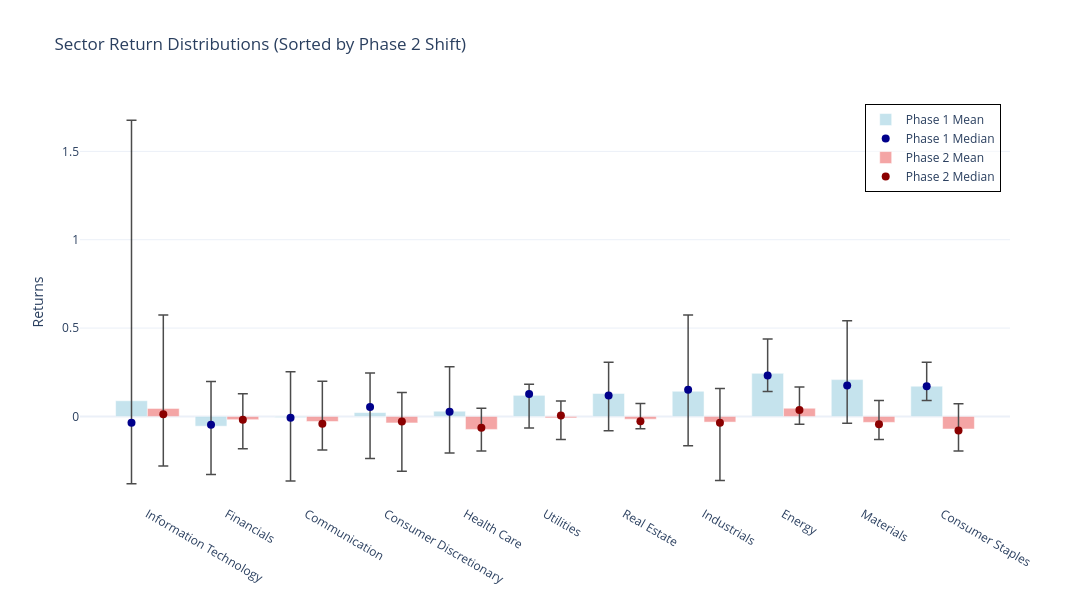

Notebook cell for this chart:
### Markdown cell above
## Aggregating the Sectorial Performance

We aggregate the Sectorial Performance, looking at median, mean and max just to see the

### Code cell
import plotly.graph_objects as go
import numpy as np

# Assuming agg_metrics is calculated and sorted as before
sectors = agg_metrics.index
x_base = np.arange(len(sectors)) # Create numeric base for exact placement
offset = 0.2 # The exact manual shift for Phase 1 (left) and Phase 2 (right)

fig = go.Figure()

# --- PHASE 1 TRACES (Shifted Left) ---
fig.add_trace(go.Bar(
    name='Phase 1 Mean', x=x_base - offset, y=agg_metrics['Phase 1 Return_mean'],
    marker_color='lightblue', opacity=0.7, width=0.4, textposition='none',
    error_y=dict(
        type='data', symmetric=False,
        array=agg_metrics['Phase 1 Return_max'] - agg_metrics['Phase 1 Return_mean'],
        arrayminus=agg_metrics['Phase 1 Return_mean'] - agg_metrics['Phase 1 Return_min'],
        color='black', thickness=1.5, width=5
    ),
    customdata=agg_metrics[['Phase 1 Return_median', 'Phase 1 Return_min', 'Phase 1 Return_max', 'Median_Delta']],
    hovertemplate="<b>%{text} (Phase 1)</b><br>Mean: %{y:.2%}<br>Median: %{customdata[0]:.2%}<br>Min: %{customdata[1]:.2%}<br>Max: %{customdata[2]:.2%}<br>Shift into Phase 2: %{customdata[3]:.2%}<extra></extra>",
    text=sectors # Pass the text names for the hover tooltip
))

# Explicitly place Median Dots on the exact same shifted X-axis
fig.add_trace(go.Scatter(
    name='Phase 1 Median', x=x_base - offset, y=agg_metrics['Phase 1 Return_median'],
    mode='markers', marker=dict(color='darkblue', size=8),
    hoverinfo='skip' # Prevent double hover tooltips
))

# --- PHASE 2 TRACES (Shifted Right) ---
fig.add_trace(go.Bar(
    name='Phase 2 Mean', x=x_base + offset, y=agg_metrics['Phase 2 Return_mean'],
    marker_color='lightcoral', opacity=0.7, width=0.4, textposition='none',
    error_y=dict(
        type='data', symmetric=False,
        array=agg_metrics['Phase 2 Return_max'] - agg_metrics['Phase 2 Return_mean'],
        arrayminus=agg_metrics['Phase 2 Return_mean'] - agg_metrics['Phase 2 Return_min'],
        color='black', thickness=1.5, width=5
    ),
    customdata=agg_metrics[['Phase 2 Return_median', 'Phase 2 Return_min', 'Phase 2 Return_max', 'Median_Delta']],
    hovertemplate="<b>%{text} (Phase 2)</b><br>Mean: %{y:.2%}<br>Median: %{customdata[0]:.2%}<br>Min: %{customdata[1]:.2%}<br>Max: %{customdata[2]:.2%}<extra></extra>",
    text=sectors
))

fig.add_trace(go.Scatter(
    name='Phase 2 Median', x=x_base + offset, y=agg_metrics['Phase 2 Return_median'],
    mode='markers', marker=dict(color='darkred', size=8),
    hoverinfo='skip'
))

# Overwrite the numeric X-axis with the actual Sector names
fig.update_layout(
    title='Sector Return Distributions (Sorted by Phase 2 Shift)',
    yaxis_title='Returns',
    xaxis=dict(tickmode='array', tickvals=x_base, ticktext=sectors),
    barmode='overlay', # Change to overlay since we manually offset the bars
    height=600, 
    width=1090, # Increased width to create more space between sectors
    template='plotly_white',
    hovermode='x unified',

    legend=dict(
        yanchor="top",
        y=0.99,           # 1.0 is the very top
        xanchor="right",
        x=0.99,           # 1.0 is the very far right
        bgcolor="rgba(255, 255, 255, 0.5)", # Semi-transparent white
        bordercolor="Black",
        borderwidth=1
    )
)
fig.show()

### Figure 1 — Plotly figure (JSON) as saved in the notebook; plotly's stock layout.template omitted (floating-point values rounded to 4 significant figures)
{"data": [{"customdata": [[-0.03577, -0.3814, 1.677, 0.04812], [-0.04663, -0.3294, 0.1971, 0.02758], [-0.007553, -0.3657, 0.2524, -0.03415], [0.05319, -0.2387, 0.2464, -0.08192], [0.02586, -0.2067, 0.2809, -0.08955], [0.1273, -0.06621, 0.1823, -0.1224], [0.1183, -0.08166, 0.306, -0.1452], [0.1509, -0.1667, 0.5733, -0.1867], [0.2311, 0.1415, 0.4384, -0.1944], [0.1746, -0.03862, 0.5411, -0.2196], [0.1702, 0.08999, 0.3069, -0.2497]], "error_y": {"array": [1.588, 0.2523, 0.2584, 0.2245, 0.2514, 0.06316, 0.1763, 0.4309, 0.1948, 0.3328, 0.1358], "arrayminus": [0.47, 0.2741, 0.3596, 0.2605, 0.2362, 0.1854, 0.2114, 0.309, 0.1021, 0.247, 0.08111], "color": "black", "symmetric": false, "thickness": 1.5, "type": "data", "width": 5}, "hovertemplate": "<b>%{text} (Phase 1)</b><br>Mean: %{y:.2%}<br>Median: %{customdata[0]:.2%}<br>Min: %{customdata[1]:.2%}<br>Max: %{customdata[2]:.2%}<br>Shift into Phase 2: %{customdata[3]:.2%}<extra></extra>", "marker": {"color": "lightblue"}, "name": "Phase 1 Mean", "opacity": 0.7, "text": ["Information Technology", "Financials", "Communication", "Consumer Discretionary", "Health Care", "Utilities", "Real Estate", "Industrials", "Energy", "Materials", "Consumer Staples"], "textposition": "none", "type": "bar", "width": 0.4, "x": [-0.2, 0.8, 1.8, 2.8, 3.8, 4.8, 5.8, 6.8, 7.8, 8.8, 9.8], "y": [0.08859, -0.05528, -0.006048, 0.02186, 0.02942, 0.1192, 0.1297, 0.1424, 0.2436, 0.2084, 0.1711]}, {"hoverinfo": "skip", "marker": {"color": "darkblue", "size": 8}, "mode": "markers", "name": "Phase 1 Median", "type": "scatter", "x": [-0.2, 0.8, 1.8, 2.8, 3.8, 4.8, 5.8, 6.8, 7.8, 8.8, 9.8], "y": [-0.03577, -0.04663, -0.007553, 0.05319, 0.02586, 0.1273, 0.1183, 0.1509, 0.2311, 0.1746, 0.1702]}, {"customdata": [[0.01235, -0.2809, 0.5737, 0.04812], [-0.01905, -0.1836, 0.1289, 0.02758], [-0.0417, -0.1904, 0.1984, -0.03415], [-0.02873, -0.31, 0.1351, -0.08192], [-0.06369, -0.196, 0.04578, -0.08955], [0.004959, -0.1303, 0.08739, -0.1224], [-0.02687, -0.06986, 0.07312, -0.1452], [-0.03577, -0.3622, 0.1581, -0.1867], [0.03672, -0.04461, 0.167, -0.1944], [-0.04503, -0.1306, 0.09037, -0.2196], [-0.0795, -0.1952, 0.07118, -0.2497]], "error_y": {"array": [0.5282, 0.1473, 0.2272, 0.1718, 0.1193, 0.09583, 0.08905, 0.1902, 0.1207, 0.1241, 0.1424], "arrayminus": [0.3263, 0.1652, 0.1615, 0.2734, 0.1224, 0.1219, 0.05392, 0.3301, 0.09099, 0.09682, 0.1239], "color": "black", "symmetric": false, "thickness": 1.5, "type": "data", "width": 5}, "hovertemplate": "<b>%{text} (Phase 2)</b><br>Mean: %{y:.2%}<br>Median: %{customdata[0]:.2%}<br>Min: %{customdata[1]:.2%}<br>Max: %{customdata[2]:.2%}<extra></extra>", "marker": {"color": "lightcoral"}, "name": "Phase 2 Mean", "opacity": 0.7, "text": ["Information Technology", "Financials", "Communication", "Consumer Discretionary", "Health Care", "Utilities", "Real Estate", "Industrials", "Energy", "Materials", "Consumer Staples"], "textposition": "none", "type": "bar", "width": 0.4, "x": [0.2, 1.2, 2.2, 3.2, 4.2, 5.2, 6.2, 7.2, 8.2, 9.2, 10.2], "y": [0.04545, -0.0184, -0.02885, -0.03664, -0.07352, -0.008439, -0.01593, -0.03213, 0.04637, -0.03377, -0.07126]}, {"hoverinfo": "skip", "marker": {"color": "darkred", "size": 8}, "mode": "markers", "name": "Phase 2 Median", "type": "scatter", "x": [0.2, 1.2, 2.2, 3.2, 4.2, 5.2, 6.2, 7.2, 8.2, 9.2, 10.2], "y": [0.01235, -0.01905, -0.0417, -0.02873, -0.06369, 0.004959, -0.02687, -0.03577, 0.03672, -0.04503, -0.0795]}], "layout": {"barmode": "overlay", "height": 600, "hovermode": "x unified", "legend": {"bgcolor": "rgba(255, 255, 255, 0.5)", "bordercolor": "Black", "borderwidth": 1, "x": 0.99, "xanchor": "right", "y": 0.99, "yanchor": "top"}, "title": {"text": "Sector Return Distributions (Sorted by Phase 2 Shift)"}, "width": 1090, "xaxis": {"tickmode": "array", "ticktext": ["Information Technology", "Financials", "Communication", "Consumer Discretionary", "Health Care", "Utilities", "Real Estate", "Industrials", "Energy", "Materials", "Consumer Staples"], "tickvals": [0, 1, 2, 3, 4, 5, 6, 7, 8, 9, 10]}, "yaxis": {"title": {"text": "Returns"}}}}
